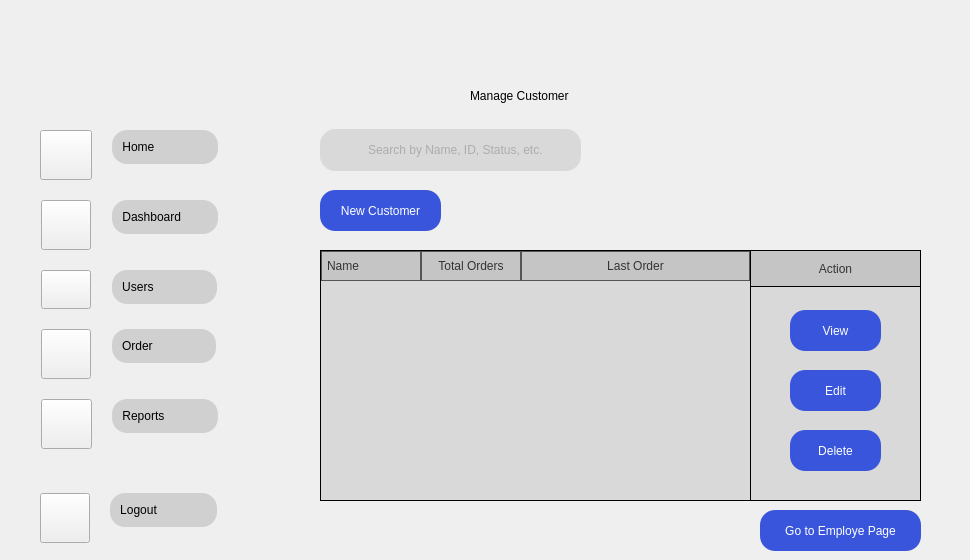
    <widget class="QWidget" name="USE">
     <widget class="QTableWidget" name="tableWidget_2">
      <property name="geometry">
       <rect>
        <x>320</x>
        <y>250</y>
        <width>431</width>
        <height>251</height>
       </rect>
      </property>
      <property name="styleSheet">
       <string notr="true">
QTableWidget {
        background-color: #d9d9d9;
        alternate-background-color: #d9d9d9;
        color: black;
        gridline-color: #d9d9d9;
        border: 1px solid black;
    }

    QTableWidget::item:selected {
        background-color:#c5c5c5;
        color: black;
    }

    QHeaderView::section {
        background-color:#c5c5c5;
        color: #363336;
        padding: 5px;
        border: 1px solid #555555;
		 border-radius: 20px;
    }</string>
      </property>
      <property name="editTriggers">
       <set>QAbstractItemView::NoEditTriggers</set>
      </property>
      <property name="alternatingRowColors">
       <bool>true</bool>
      </property>
      <property name="selectionBehavior">
       <enum>QAbstractItemView::SelectRows</enum>
      </property>
      <attribute name="horizontalHeaderStretchLastSection">
       <bool>true</bool>
      </attribute>
      <column>
       <property name="text">
        <string>Name</string>
       </property>
       <property name="textAlignment">
        <set>AlignLeading|AlignVCenter</set>
       </property>
       <property name="background">
        <color>
         <red>217</red>
         <green>217</green>
         <blue>217</blue>
        </color>
       </property>
      </column>
      <column>
       <property name="text">
        <string>Total Orders</string>
       </property>
       <property name="background">
        <color>
         <red>217</red>
         <green>217</green>
         <blue>217</blue>
        </color>
       </property>
      </column>
      <column>
       <property name="text">
        <string>Last Order</string>
       </property>
       <property name="background">
        <color>
         <red>217</red>
         <green>217</green>
         <blue>217</blue>
        </color>
       </property>
      </column>
     </widget>
     <widget class="QPushButton" name="nwbut_5">
      <property name="geometry">
       <rect>
        <x>790</x>
        <y>430</y>
        <width>91</width>
        <height>41</height>
       </rect>
      </property>
      <property name="styleSheet">
       <string notr="true">QPushButton {
            background-color: #3855DB; /* Example background color */
            color: White; /* Example text color */
            border-radius: 15px; /* Adjust this value for desired roundness */
}
QPushButton:hover {
    background-color: #2746C3; /* Color when the mouse hovers over it */

}
QPushButton:pressed {
    background-color: #FFFFFF; /* Color when the button is clicked down */
	color: #3855DB;
	border-style: outset;
	border-width: 3px;
    border-radius: 15px; /* Adjust this value for desired roundness */
    border-color: #2746C3;
}</string>
      </property>
      <property name="text">
       <string>Delete</string>
      </property>
     </widget>
     <widget class="QScrollArea" name="scrollArea_2">
      <property name="geometry">
       <rect>
        <x>320</x>
        <y>280</y>
        <width>401</width>
        <height>221</height>
       </rect>
      </property>
      <property name="styleSheet">
       <string notr="true">#scrollArea_2 {
    background-color: #d9d9d9; /* Light gray background color */
	color:   gray;
    border-radius: 20px; /* Adjust this value for desired roundness *
}</string>
      </property>
      <property name="widgetResizable">
       <bool>true</bool>
      </property>
      <widget class="QWidget" name="scrollAreaWidgetContents_3">
       <property name="geometry">
        <rect>
         <x>0</x>
         <y>0</y>
         <width>401</width>
         <height>221</height>
        </rect>
       </property>
       <property name="styleSheet">
        <string notr="true">#scrollAreaWidgetContents_3 {
    background-color: #d9d9d9; /* Light gray background color */
	color:   gray;
    border: 1px solid #d9d9d9; /* Subtle border */
    border-radius: 20px; /* Adjust this value for desired roundness *
}</string>
       </property>
      </widget>
     </widget>
     <widget class="QPushButton" name="gotc_2">
      <property name="geometry">
       <rect>
        <x>760</x>
        <y>510</y>
        <width>161</width>
        <height>41</height>
       </rect>
      </property>
      <property name="styleSheet">
       <string notr="true">QPushButton {
            background-color: #3855DB; /* Example background color */
            color: White; /* Example text color */
            border-radius: 15px; /* Adjust this value for desired roundness */
}
QPushButton:hover {
    background-color: #2746C3; /* Color when the mouse hovers over it */

}
QPushButton:pressed {
    background-color: #FFFFFF; /* Color when the button is clicked down */
	color: #3855DB;
	border-style: outset;
	border-width: 3px;
    border-radius: 15px; /* Adjust this value for desired roundness */
    border-color: #2746C3;
}</string>
      </property>
      <property name="text">
       <string>Go to Employe Page</string>
      </property>
     </widget>
     <widget class="QLabel" name="label_8">
      <property name="geometry">
       <rect>
        <x>330</x>
        <y>130</y>
        <width>41</width>
        <height>41</height>
       </rect>
      </property>
      <property name="styleSheet">
       <string notr="true"/>
      </property>
      <property name="text">
       <string/>
      </property>
      <property name="pixmap">
       <pixmap resource="../images/Resc_rc.qrc">:/Icons/searchingraysmol.png</pixmap>
      </property>
     </widget>
     <widget class="QLabel" name="ok_4">
      <property name="geometry">
       <rect>
        <x>470</x>
        <y>60</y>
        <width>491</width>
        <height>71</height>
       </rect>
      </property>
      <property name="text">
       <string>Manage Customer</string>
      </property>
     </widget>
     <widget class="QPushButton" name="nwbut_7">
      <property name="geometry">
       <rect>
        <x>790</x>
        <y>370</y>
        <width>91</width>
        <height>41</height>
       </rect>
      </property>
      <property name="styleSheet">
       <string notr="true">QPushButton {
            background-color: #3855DB; /* Example background color */
            color: White; /* Example text color */
            border-radius: 15px; /* Adjust this value for desired roundness */
}
QPushButton:hover {
    background-color: #2746C3; /* Color when the mouse hovers over it */

}
QPushButton:pressed {
    background-color: #FFFFFF; /* Color when the button is clicked down */
	color: #3855DB;
	border-style: outset;
	border-width: 3px;
    border-radius: 15px; /* Adjust this value for desired roundness */
    border-color: #2746C3;
}</string>
      </property>
      <property name="text">
       <string>Edit</string>
      </property>
     </widget>
     <widget class="QPushButton" name="nwbut_6">
      <property name="geometry">
       <rect>
        <x>790</x>
        <y>310</y>
        <width>91</width>
        <height>41</height>
       </rect>
      </property>
      <property name="styleSheet">
       <string notr="true">QPushButton {
            background-color: #3855DB; /* Example background color */
            color: White; /* Example text color */
            border-radius: 15px; /* Adjust this value for desired roundness */
}
QPushButton:hover {
    background-color: #2746C3; /* Color when the mouse hovers over it */

}
QPushButton:pressed {
    background-color: #FFFFFF; /* Color when the button is clicked down */
	color: #3855DB;
	border-style: outset;
	border-width: 3px;
    border-radius: 15px; /* Adjust this value for desired roundness */
    border-color: #2746C3;
}</string>
      </property>
      <property name="text">
       <string>View</string>
      </property>
     </widget>
     <widget class="QPushButton" name="nwbut_8">
      <property name="geometry">
       <rect>
        <x>320</x>
        <y>190</y>
        <width>121</width>
        <height>41</height>
       </rect>
      </property>
      <property name="styleSheet">
       <string notr="true">QPushButton {
            background-color: #3855DB; /* Example background color */
            color: White; /* Example text color */
            border-radius: 15px; /* Adjust this value for desired roundness */
}
QPushButton:hover {
    background-color: #2746C3; /* Color when the mouse hovers over it */

}
QPushButton:pressed {
    background-color: #FFFFFF; /* Color when the button is clicked down */
	color: #3855DB;
	border-style: outset;
	border-width: 3px;
    border-radius: 15px; /* Adjust this value for desired roundness */
    border-color: #2746C3;
}</string>
      </property>
      <property name="text">
       <string>New Customer</string>
      </property>
     </widget>
     <widget class="QWidget" name="verticalLayoutWidget_12">
      <property name="geometry">
       <rect>
        <x>30</x>
        <y>130</y>
        <width>241</width>
        <height>323</height>
       </rect>
      </property>
      <layout class="QVBoxLayout" name="verticalLayout_46">
       <property name="spacing">
        <number>1</number>
       </property>
       <property name="sizeConstraint">
        <enum>QLayout::SetFixedSize</enum>
       </property>
       <item>
        <layout class="QFormLayout" name="formLayout_17">
         <property name="sizeConstraint">
          <enum>QLayout::SetDefaultConstraint</enum>
         </property>
         <property name="fieldGrowthPolicy">
          <enum>QFormLayout::FieldsStayAtSizeHint</enum>
         </property>
         <property name="rowWrapPolicy">
          <enum>QFormLayout::WrapLongRows</enum>
         </property>
         <property name="labelAlignment">
          <set>Qt::AlignCenter</set>
         </property>
         <property name="formAlignment">
          <set>Qt::AlignLeading|Qt::AlignLeft|Qt::AlignVCenter</set>
         </property>
         <property name="horizontalSpacing">
          <number>20</number>
         </property>
         <property name="verticalSpacing">
          <number>20</number>
         </property>
         <property name="leftMargin">
          <number>10</number>
         </property>
         <property name="topMargin">
          <number>0</number>
         </property>
         <property name="bottomMargin">
          <number>0</number>
         </property>
         <item row="0" column="0">
          <widget class="QPushButton" name="h2_5">
           <property name="styleSheet">
            <string notr="true">QPushButton{
border-image: url(&quot;:/Icons/Home.png&quot;) 0 0 0 0 stretch stretch;
background-repeat: no-repeat;
 width: 44px;
    height: 42px;

}</string>
           </property>
           <property name="text">
            <string/>
           </property>
          </widget>
         </item>
         <item row="0" column="1">
          <layout class="QVBoxLayout" name="verticalLayout_47">
           <item>
            <widget class="QPushButton" name="Homebut_7">
             <property name="styleSheet">
              <string notr="true">QPushButton {
            background-color: #D0D0D0;
			border-style: outset;
			 padding: 10px;
            border-radius: 15px; /* Adjust this value for desired roundness */
            border-color: #D0D0D0; /* Example border color */
				
}

QPushButton:hover {
    background-color: #D9d9d9; /* Color when the mouse hovers over it */
	padding: 10px;
            border-radius: 15px; /* Adjust this value for desired roundness */
}
QPushButton:pressed {
    background-color: #797979; /* Color when the button is clicked down */
	padding: 10px;
            border-radius: 15px; /* Adjust this value for desired roundness */
}</string>
             </property>
             <property name="text">
              <string>Home                </string>
             </property>
             <property name="shortcut">
              <string/>
             </property>
             <property name="autoDefault">
              <bool>false</bool>
             </property>
             <property name="default">
              <bool>false</bool>
             </property>
             <property name="flat">
              <bool>true</bool>
             </property>
            </widget>
           </item>
          </layout>
         </item>
         <item row="1" column="0">
          <widget class="QPushButton" name="db2_5">
           <property name="styleSheet">
            <string notr="true">QPushButton{
border-image: url(&quot;:/Icons/DashB.png&quot;) 0 0 0 0 stretch stretch;
background-repeat: no-repeat;
 width: 42px;
    height: 42px;

}</string>
           </property>
           <property name="text">
            <string/>
           </property>
          </widget>
         </item>
         <item row="1" column="1">
          <layout class="QVBoxLayout" name="verticalLayout_48">
           <item>
            <widget class="QPushButton" name="Dashbut_7">
             <property name="styleSheet">
              <string notr="true">QPushButton {
            background-color: #D0D0D0;
			border-style: outset;
			 padding: 10px;
            border-radius: 15px; /* Adjust this value for desired roundness */
            border-color: #D0D0D0; /* Example border color */
				
}

QPushButton:hover {
    background-color: #D9d9d9; /* Color when the mouse hovers over it */
	padding: 10px;
            border-radius: 15px; /* Adjust this value for desired roundness */
}
QPushButton:pressed {
    background-color: #797979; /* Color when the button is clicked down */
	padding: 10px;
            border-radius: 15px; /* Adjust this value for desired roundness */
}</string>
             </property>
             <property name="text">
              <string>Dashboard        </string>
             </property>
             <property name="autoDefault">
              <bool>false</bool>
             </property>
             <property name="default">
              <bool>false</bool>
             </property>
             <property name="flat">
              <bool>false</bool>
             </property>
            </widget>
           </item>
          </layout>
         </item>
         <item row="2" column="0">
          <widget class="QPushButton" name="u2_5">
           <property name="styleSheet">
            <string notr="true">QPushButton{
border-image: url(&quot;:/Icons/User.png&quot;) 0 0 0 0 stretch stretch;
background-repeat: no-repeat;
 width: 42px;
    height: 31px;

}</string>
           </property>
           <property name="text">
            <string/>
           </property>
          </widget>
         </item>
         <item row="2" column="1">
          <layout class="QVBoxLayout" name="verticalLayout_49">
           <item>
            <widget class="QPushButton" name="Userbut_7">
             <property name="styleSheet">
              <string notr="true">QPushButton {
            background-color: #D0D0D0;
			border-style: outset;
			 padding: 10px;
            border-radius: 15px; /* Adjust this value for desired roundness */
            border-color: #D0D0D0; /* Example border color */
				
}

QPushButton:hover {
    background-color: #D9d9d9; /* Color when the mouse hovers over it */
	padding: 10px;
            border-radius: 15px; /* Adjust this value for desired roundness */
}
QPushButton:pressed {
    background-color: #797979; /* Color when the button is clicked down */
	padding: 10px;
            border-radius: 15px; /* Adjust this value for desired roundness */
}</string>
             </property>
             <property name="text">
              <string>Users                </string>
             </property>
             <property name="autoDefault">
              <bool>false</bool>
             </property>
             <property name="default">
              <bool>false</bool>
             </property>
             <property name="flat">
              <bool>false</bool>
             </property>
            </widget>
           </item>
          </layout>
         </item>
         <item row="4" column="0">
          <widget class="QPushButton" name="r2_5">
           <property name="styleSheet">
            <string notr="true">QPushButton{
border-image: url(&quot;:/Icons/Transa.png&quot;) 0 0 0 0 stretch stretch;
background-repeat: no-repeat;
 width: 43px;
    height: 42px;

}</string>
           </property>
           <property name="text">
            <string/>
           </property>
          </widget>
         </item>
         <item row="4" column="1">
          <layout class="QVBoxLayout" name="verticalLayout_50">
           <item>
            <widget class="QPushButton" name="Reportbut_7">
             <property name="styleSheet">
              <string notr="true">QPushButton {
            background-color: #D0D0D0;
			border-style: outset;
			 padding: 10px;
            border-radius: 15px; /* Adjust this value for desired roundness */
            border-color: #D0D0D0; /* Example border color */
				
}

QPushButton:hover {
    background-color: #D9d9d9; /* Color when the mouse hovers over it */
	padding: 10px;
            border-radius: 15px; /* Adjust this value for desired roundness */
}
QPushButton:pressed {
    background-color: #797979; /* Color when the button is clicked down */
	padding: 10px;
            border-radius: 15px; /* Adjust this value for desired roundness */
}</string>
             </property>
             <property name="text">
              <string>Reports             </string>
             </property>
             <property name="autoDefault">
              <bool>false</bool>
             </property>
             <property name="default">
              <bool>false</bool>
             </property>
             <property name="flat">
              <bool>false</bool>
             </property>
            </widget>
           </item>
          </layout>
         </item>
         <item row="3" column="1">
          <layout class="QVBoxLayout" name="verticalLayout_60">
           <item>
            <widget class="QPushButton" name="Orderbut_7">
             <property name="styleSheet">
              <string notr="true">QPushButton {
            background-color: #D0D0D0;
			border-style: outset;
			 padding: 10px;
            border-radius: 15px; /* Adjust this value for desired roundness */
            border-color: #D0D0D0; /* Example border color */
				
}

QPushButton:hover {
    background-color: #D9d9d9; /* Color when the mouse hovers over it */
	padding: 10px;
            border-radius: 15px; /* Adjust this value for desired roundness */
}
QPushButton:pressed {
    background-color: #797979; /* Color when the button is clicked down */
	padding: 10px;
            border-radius: 15px; /* Adjust this value for desired roundness */
}</string>
             </property>
             <property name="text">
              <string>Order                </string>
             </property>
             <property name="autoDefault">
              <bool>false</bool>
             </property>
             <property name="default">
              <bool>false</bool>
             </property>
             <property name="flat">
              <bool>false</bool>
             </property>
            </widget>
           </item>
          </layout>
         </item>
         <item row="3" column="0">
          <widget class="QPushButton" name="o2_5">
           <property name="styleSheet">
            <string notr="true">QPushButton{
border-image: url(&quot;:/Icons/Ordernowbg.png&quot;) 0 0 0 0 stretch stretch;
background-repeat: no-repeat;
 width: 42px;
    height: 42px;

}</string>
           </property>
           <property name="text">
            <string/>
           </property>
           <property name="autoRepeat">
            <bool>false</bool>
           </property>
           <property name="flat">
            <bool>false</bool>
           </property>
          </widget>
         </item>
        </layout>
       </item>
      </layout>
     </widget>
     <widget class="QLabel" name="label_11">
      <property name="geometry">
       <rect>
        <x>320</x>
        <y>274</y>
        <width>601</width>
        <height>227</height>
       </rect>
      </property>
      <property name="styleSheet">
       <string notr="true">QLabel {
    background-color: #d9d9d9; /* Light gray background color */
	color:   gray;
   border: 1px solid black;
}</string>
      </property>
      <property name="text">
       <string/>
      </property>
     </widget>
     <widget class="QWidget" name="verticalLayoutWidget_14">
      <property name="geometry">
       <rect>
        <x>30</x>
        <y>490</y>
        <width>241</width>
        <height>56</height>
       </rect>
      </property>
      <layout class="QVBoxLayout" name="verticalLayout_51">
       <item>
        <layout class="QFormLayout" name="formLayout_18">
         <property name="fieldGrowthPolicy">
          <enum>QFormLayout::FieldsStayAtSizeHint</enum>
         </property>
         <property name="rowWrapPolicy">
          <enum>QFormLayout::WrapLongRows</enum>
         </property>
         <property name="labelAlignment">
          <set>Qt::AlignCenter</set>
         </property>
         <property name="formAlignment">
          <set>Qt::AlignLeading|Qt::AlignLeft|Qt::AlignVCenter</set>
         </property>
         <property name="horizontalSpacing">
          <number>20</number>
         </property>
         <property name="verticalSpacing">
          <number>20</number>
         </property>
         <property name="leftMargin">
          <number>10</number>
         </property>
         <item row="0" column="0">
          <widget class="QPushButton" name="s2_5">
           <property name="styleSheet">
            <string notr="true">QPushButton{
border-image: url(&quot;:/Icons/Profilenowhite.png&quot;) 0 0 0 0 stretch stretch;
background-repeat: no-repeat;
 width: 42px;
    height: 42px;

}</string>
           </property>
           <property name="text">
            <string/>
           </property>
          </widget>
         </item>
         <item row="0" column="1">
          <layout class="QVBoxLayout" name="verticalLayout_52">
           <item>
            <widget class="QPushButton" name="Settbut_7">
             <property name="styleSheet">
              <string notr="true">QPushButton {
            background-color: #D0D0D0;
			border-style: outset;
			 padding: 10px;
            border-radius: 15px; /* Adjust this value for desired roundness */
            border-color: #D0D0D0; /* Example border color */
				
}

QPushButton:hover {
    background-color: #D9d9d9; /* Color when the mouse hovers over it */
	padding: 10px;
            border-radius: 15px; /* Adjust this value for desired roundness */
}
QPushButton:pressed {
    background-color: #797979; /* Color when the button is clicked down */
	padding: 10px;
            border-radius: 15px; /* Adjust this value for desired roundness */
}</string>
             </property>
             <property name="text">
              <string>Logout               </string>
             </property>
             <property name="autoDefault">
              <bool>false</bool>
             </property>
             <property name="default">
              <bool>false</bool>
             </property>
             <property name="flat">
              <bool>false</bool>
             </property>
            </widget>
           </item>
          </layout>
         </item>
        </layout>
       </item>
      </layout>
     </widget>
     <widget class="QLineEdit" name="line2">
      <property name="geometry">
       <rect>
        <x>320</x>
        <y>129</y>
        <width>261</width>
        <height>42</height>
       </rect>
      </property>
      <property name="styleSheet">
       <string notr="true">QLineEdit {
    background-color: #d9d9d9; /* Light gray background color */
	color:   gray;
    border: 1px solid #d9d9d9; /* Subtle border */
    border-radius: 15px; /* Adjust this value for desired roundness */
    padding-left: 45px; /* Important: Add padding to make space for the icon */
    padding-right: 10px; /* Optional: Add some padding on the right side */
    min-height: 40px; /* Optional: Set a minimum height for a larger bar */
}</string>
      </property>
      <property name="text">
       <string/>
      </property>
      <property name="echoMode">
       <enum>QLineEdit::Normal</enum>
      </property>
      <property name="alignment">
       <set>Qt::AlignLeading|Qt::AlignLeft|Qt::AlignVCenter</set>
      </property>
      <property name="readOnly">
       <bool>false</bool>
      </property>
      <property name="placeholderText">
       <string>Search by Name, ID, Status, etc.</string>
      </property>
     </widget>
     <widget class="QLabel" name="label_15">
      <property name="geometry">
       <rect>
        <x>810</x>
        <y>240</y>
        <width>51</width>
        <height>41</height>
       </rect>
      </property>
      <property name="text">
       <string>Actions</string>
      </property>
      <property name="alignment">
       <set>Qt::AlignCenter</set>
      </property>
     </widget>
     <widget class="QLabel" name="label_48">
      <property name="geometry">
       <rect>
        <x>750</x>
        <y>250</y>
        <width>171</width>
        <height>37</height>
       </rect>
      </property>
      <property name="styleSheet">
       <string notr="true">QLabel{
background-color:#c5c5c5;
        color: #363336;
        padding: 5px;
       border: 1px solid black;

}</string>
      </property>
      <property name="text">
       <string>Action</string>
      </property>
      <property name="alignment">
       <set>Qt::AlignCenter</set>
      </property>
     </widget>
     <zorder>label_11</zorder>
     <zorder>line2</zorder>
     <zorder>nwbut_5</zorder>
     <zorder>scrollArea_2</zorder>
     <zorder>gotc_2</zorder>
     <zorder>label_8</zorder>
     <zorder>ok_4</zorder>
     <zorder>nwbut_7</zorder>
     <zorder>nwbut_6</zorder>
     <zorder>nwbut_8</zorder>
     <zorder>verticalLayoutWidget_12</zorder>
     <zorder>verticalLayoutWidget_14</zorder>
     <zorder>label_15</zorder>
     <zorder>tableWidget_2</zorder>
     <zorder>label_48</zorder>
    </widget>
